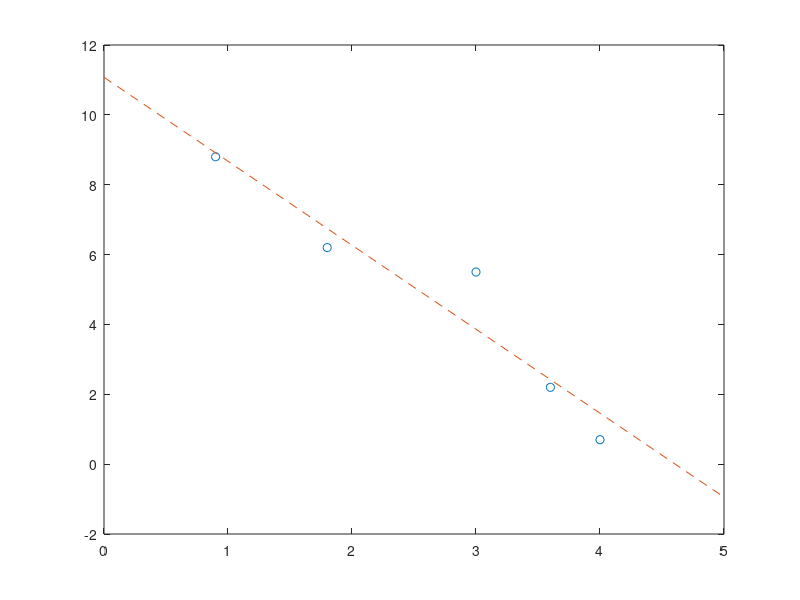

The MATLAB script that drew this image:
% (bias, input, output)
M = [[1 0.9 8.8],
     [1 1.8 6.2],
     [1 3.0 5.5],
     [1 3.6 2.2],
     [1 4.0 0.7]];
shape = size(M);
X = M(:,1:shape(2)-1);
d = M(:,shape(2));

% standard linear least squares
w = inv(X'*X)*X'*d

% visualize data to be fitted
plot(M(:,2), M(:,3), 'o')
% visualize least squares fit
hold on;
x_range = 0:5;
y_range = w(2)*x_range + w(1);
plot(x_range,y_range, '--');

